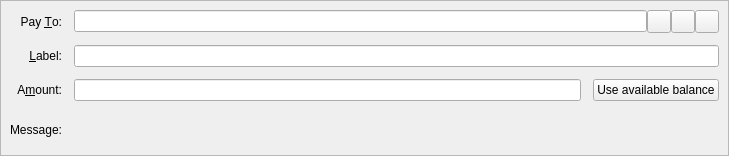
<?xml version="1.0" encoding="UTF-8"?>
<ui version="4.0">
 <class>SendCoinsEntry</class>
 <widget class="QStackedWidget" name="SendCoinsEntry">
  <property name="geometry">
   <rect>
    <x>0</x>
    <y>0</y>
    <width>729</width>
    <height>156</height>
   </rect>
  </property>
  <property name="focusPolicy">
   <enum>Qt::TabFocus</enum>
  </property>
  <property name="autoFillBackground">
   <bool>false</bool>
  </property>
  <widget class="QFrame" name="SendCoins">
   <property name="toolTip">
    <string>This is a normal payment.</string>
   </property>
   <property name="frameShape">
    <enum>QFrame::StyledPanel</enum>
   </property>
   <property name="frameShadow">
    <enum>QFrame::Sunken</enum>
   </property>
   <layout class="QGridLayout" name="gridLayout">
    <property name="spacing">
     <number>12</number>
    </property>
    <item row="2" column="0">
     <widget class="QLabel" name="amountLabel">
      <property name="text">
       <string>A&amp;mount:</string>
      </property>
      <property name="alignment">
       <set>Qt::AlignRight|Qt::AlignTrailing|Qt::AlignVCenter</set>
      </property>
      <property name="buddy">
       <cstring>payAmount</cstring>
      </property>
     </widget>
    </item>
    <item row="3" column="0">
     <widget class="QLabel" name="messageLabel">
      <property name="text">
       <string>Message:</string>
      </property>
      <property name="alignment">
       <set>Qt::AlignRight|Qt::AlignTrailing|Qt::AlignVCenter</set>
      </property>
     </widget>
    </item>
    <item row="3" column="1">
     <widget class="QLabel" name="messageTextLabel">
      <property name="toolTip">
       <string>A message that was attached to the ZENZO: URI which will be stored with the transaction for your reference. Note: This message will not be sent over the ZENZO network.</string>
      </property>
      <property name="textFormat">
       <enum>Qt::PlainText</enum>
      </property>
     </widget>
    </item>
    <item row="2" column="1">
     <widget class="BitcoinAmountField" name="payAmount"/>
    </item>
    <item row="0" column="0">
     <widget class="QLabel" name="payToLabel">
      <property name="text">
       <string>Pay &amp;To:</string>
      </property>
      <property name="alignment">
       <set>Qt::AlignRight|Qt::AlignTrailing|Qt::AlignVCenter</set>
      </property>
      <property name="buddy">
       <cstring>payTo</cstring>
      </property>
     </widget>
    </item>
    <item row="1" column="0">
     <widget class="QLabel" name="labelLabel">
      <property name="text">
       <string>&amp;Label:</string>
      </property>
      <property name="alignment">
       <set>Qt::AlignRight|Qt::AlignTrailing|Qt::AlignVCenter</set>
      </property>
      <property name="buddy">
       <cstring>addAsLabel</cstring>
      </property>
     </widget>
    </item>
    <item row="2" column="2">
     <widget class="QPushButton" name="useAvailableBalanceButton">
      <property name="text">
       <string>Use available balance</string>
      </property>
     </widget>
    </item>
    <item row="1" column="1" colspan="2">
     <widget class="QLineEdit" name="addAsLabel">
      <property name="toolTip">
       <string>Enter a label for this address to add it to the list of used addresses</string>
      </property>
     </widget>
    </item>
    <item row="0" column="1" colspan="2">
     <layout class="QHBoxLayout" name="payToLayout">
      <property name="spacing">
       <number>0</number>
      </property>
      <item>
       <widget class="QValidatedLineEdit" name="payTo">
        <property name="toolTip">
         <string>The ZENZO address to send the payment to</string>
        </property>
       </widget>
      </item>
      <item>
       <widget class="QToolButton" name="addressBookButton">
        <property name="cursor">
         <cursorShape>PointingHandCursor</cursorShape>
        </property>
        <property name="toolTip">
         <string>Choose previously used address</string>
        </property>
        <property name="text">
         <string/>
        </property>
        <property name="icon">
         <iconset resource="../zenzo.qrc">
          <normaloff>:/icons/address-book</normaloff>:/icons/address-book</iconset>
        </property>
        <property name="shortcut">
         <string>Alt+A</string>
        </property>
       </widget>
      </item>
      <item>
       <widget class="QToolButton" name="pasteButton">
        <property name="cursor">
         <cursorShape>PointingHandCursor</cursorShape>
        </property>
        <property name="toolTip">
         <string>Paste address from clipboard</string>
        </property>
        <property name="text">
         <string/>
        </property>
        <property name="icon">
         <iconset resource="../zenzo.qrc">
          <normaloff>:/icons/editpaste</normaloff>:/icons/editpaste</iconset>
        </property>
        <property name="shortcut">
         <string>Alt+P</string>
        </property>
       </widget>
      </item>
      <item>
       <widget class="QToolButton" name="deleteButton">
        <property name="cursor">
         <cursorShape>PointingHandCursor</cursorShape>
        </property>
        <property name="toolTip">
         <string>Remove this entry</string>
        </property>
        <property name="text">
         <string/>
        </property>
        <property name="icon">
         <iconset resource="../zenzo.qrc">
          <normaloff>:/icons/remove</normaloff>:/icons/remove</iconset>
        </property>
       </widget>
      </item>
     </layout>
    </item>
   </layout>
  </widget>
  <widget class="QFrame" name="SendCoins_InsecurePaymentRequest">
   <property name="palette">
    <palette>
     <active>
      <colorrole role="WindowText">
       <brush brushstyle="SolidPattern">
        <color alpha="255">
         <red>0</red>
         <green>0</green>
         <blue>0</blue>
        </color>
       </brush>
      </colorrole>
      <colorrole role="Button">
       <brush brushstyle="SolidPattern">
        <color alpha="255">
         <red>255</red>
         <green>255</green>
         <blue>127</blue>
        </color>
       </brush>
      </colorrole>
      <colorrole role="Light">
       <brush brushstyle="SolidPattern">
        <color alpha="255">
         <red>255</red>
         <green>255</green>
         <blue>255</blue>
        </color>
       </brush>
      </colorrole>
      <colorrole role="Midlight">
       <brush brushstyle="SolidPattern">
        <color alpha="255">
         <red>255</red>
         <green>255</green>
         <blue>191</blue>
        </color>
       </brush>
      </colorrole>
      <colorrole role="Dark">
       <brush brushstyle="SolidPattern">
        <color alpha="255">
         <red>127</red>
         <green>127</green>
         <blue>63</blue>
        </color>
       </brush>
      </colorrole>
      <colorrole role="Mid">
       <brush brushstyle="SolidPattern">
        <color alpha="255">
         <red>170</red>
         <green>170</green>
         <blue>84</blue>
        </color>
       </brush>
      </colorrole>
      <colorrole role="Text">
       <brush brushstyle="NoBrush">
        <color alpha="128">
         <red>0</red>
         <green>0</green>
         <blue>0</blue>
        </color>
       </brush>
      </colorrole>
      <colorrole role="BrightText">
       <brush brushstyle="SolidPattern">
        <color alpha="255">
         <red>255</red>
         <green>255</green>
         <blue>255</blue>
        </color>
       </brush>
      </colorrole>
      <colorrole role="ButtonText">
       <brush brushstyle="SolidPattern">
        <color alpha="255">
         <red>0</red>
         <green>0</green>
         <blue>0</blue>
        </color>
       </brush>
      </colorrole>
      <colorrole role="Base">
       <brush brushstyle="SolidPattern">
        <color alpha="255">
         <red>255</red>
         <green>255</green>
         <blue>255</blue>
        </color>
       </brush>
      </colorrole>
      <colorrole role="Window">
       <brush brushstyle="SolidPattern">
        <color alpha="255">
         <red>255</red>
         <green>255</green>
         <blue>127</blue>
        </color>
       </brush>
      </colorrole>
      <colorrole role="Shadow">
       <brush brushstyle="SolidPattern">
        <color alpha="255">
         <red>0</red>
         <green>0</green>
         <blue>0</blue>
        </color>
       </brush>
      </colorrole>
      <colorrole role="AlternateBase">
       <brush brushstyle="SolidPattern">
        <color alpha="255">
         <red>255</red>
         <green>255</green>
         <blue>191</blue>
        </color>
       </brush>
      </colorrole>
      <colorrole role="ToolTipBase">
       <brush brushstyle="SolidPattern">
        <color alpha="255">
         <red>255</red>
         <green>255</green>
         <blue>220</blue>
        </color>
       </brush>
      </colorrole>
      <colorrole role="ToolTipText">
       <brush brushstyle="SolidPattern">
        <color alpha="255">
         <red>0</red>
         <green>0</green>
         <blue>0</blue>
        </color>
       </brush>
      </colorrole>
     </active>
     <inactive>
      <colorrole role="WindowText">
       <brush brushstyle="SolidPattern">
        <color alpha="255">
         <red>0</red>
         <green>0</green>
         <blue>0</blue>
        </color>
       </brush>
      </colorrole>
      <colorrole role="Button">
       <brush brushstyle="SolidPattern">
        <color alpha="255">
         <red>255</red>
         <green>255</green>
         <blue>127</blue>
        </color>
       </brush>
      </colorrole>
      <colorrole role="Light">
       <brush brushstyle="SolidPattern">
        <color alpha="255">
         <red>255</red>
         <green>255</green>
         <blue>255</blue>
        </color>
       </brush>
      </colorrole>
      <colorrole role="Midlight">
       <brush brushstyle="SolidPattern">
        <color alpha="255">
         <red>255</red>
         <green>255</green>
         <blue>191</blue>
        </color>
       </brush>
      </colorrole>
      <colorrole role="Dark">
       <brush brushstyle="SolidPattern">
        <color alpha="255">
         <red>127</red>
         <green>127</green>
         <blue>63</blue>
        </color>
       </brush>
      </colorrole>
      <colorrole role="Mid">
       <brush brushstyle="SolidPattern">
        <color alpha="255">
         <red>170</red>
         <green>170</green>
         <blue>84</blue>
        </color>
       </brush>
      </colorrole>
      <colorrole role="Text">
       <brush brushstyle="NoBrush">
        <color alpha="128">
         <red>0</red>
         <green>0</green>
         <blue>0</blue>
        </color>
       </brush>
      </colorrole>
      <colorrole role="BrightText">
       <brush brushstyle="SolidPattern">
        <color alpha="255">
         <red>255</red>
         <green>255</green>
         <blue>255</blue>
        </color>
       </brush>
      </colorrole>
      <colorrole role="ButtonText">
       <brush brushstyle="SolidPattern">
        <color alpha="255">
         <red>0</red>
         <green>0</green>
         <blue>0</blue>
        </color>
       </brush>
      </colorrole>
      <colorrole role="Base">
       <brush brushstyle="SolidPattern">
        <color alpha="255">
         <red>255</red>
         <green>255</green>
         <blue>255</blue>
        </color>
       </brush>
      </colorrole>
      <colorrole role="Window">
       <brush brushstyle="SolidPattern">
        <color alpha="255">
         <red>255</red>
         <green>255</green>
         <blue>127</blue>
        </color>
       </brush>
      </colorrole>
      <colorrole role="Shadow">
       <brush brushstyle="SolidPattern">
        <color alpha="255">
         <red>0</red>
         <green>0</green>
         <blue>0</blue>
        </color>
       </brush>
      </colorrole>
      <colorrole role="AlternateBase">
       <brush brushstyle="SolidPattern">
        <color alpha="255">
         <red>255</red>
         <green>255</green>
         <blue>191</blue>
        </color>
       </brush>
      </colorrole>
      <colorrole role="ToolTipBase">
       <brush brushstyle="SolidPattern">
        <color alpha="255">
         <red>255</red>
         <green>255</green>
         <blue>220</blue>
        </color>
       </brush>
      </colorrole>
      <colorrole role="ToolTipText">
       <brush brushstyle="SolidPattern">
        <color alpha="255">
         <red>0</red>
         <green>0</green>
         <blue>0</blue>
        </color>
       </brush>
      </colorrole>
     </inactive>
     <disabled>
      <colorrole role="WindowText">
       <brush brushstyle="SolidPattern">
        <color alpha="255">
         <red>127</red>
         <green>127</green>
         <blue>63</blue>
        </color>
       </brush>
      </colorrole>
      <colorrole role="Button">
       <brush brushstyle="SolidPattern">
        <color alpha="255">
         <red>255</red>
         <green>255</green>
         <blue>127</blue>
        </color>
       </brush>
      </colorrole>
      <colorrole role="Light">
       <brush brushstyle="SolidPattern">
        <color alpha="255">
         <red>255</red>
         <green>255</green>
         <blue>255</blue>
        </color>
       </brush>
      </colorrole>
      <colorrole role="Midlight">
       <brush brushstyle="SolidPattern">
        <color alpha="255">
         <red>255</red>
         <green>255</green>
         <blue>191</blue>
        </color>
       </brush>
      </colorrole>
      <colorrole role="Dark">
       <brush brushstyle="SolidPattern">
        <color alpha="255">
         <red>127</red>
         <green>127</green>
         <blue>63</blue>
        </color>
       </brush>
      </colorrole>
      <colorrole role="Mid">
       <brush brushstyle="SolidPattern">
        <color alpha="255">
         <red>170</red>
         <green>170</green>
         <blue>84</blue>
        </color>
       </brush>
      </colorrole>
      <colorrole role="Text">
       <brush brushstyle="NoBrush">
        <color alpha="128">
         <red>0</red>
         <green>0</green>
         <blue>0</blue>
        </color>
       </brush>
      </colorrole>
      <colorrole role="BrightText">
       <brush brushstyle="SolidPattern">
        <color alpha="255">
         <red>255</red>
         <green>255</green>
         <blue>255</blue>
        </color>
       </brush>
      </colorrole>
      <colorrole role="ButtonText">
       <brush brushstyle="SolidPattern">
        <color alpha="255">
         <red>127</red>
         <green>127</green>
         <blue>63</blue>
        </color>
       </brush>
      </colorrole>
      <colorrole role="Base">
       <brush brushstyle="SolidPattern">
        <color alpha="255">
         <red>255</red>
         <green>255</green>
         <blue>127</blue>
        </color>
       </brush>
      </colorrole>
      <colorrole role="Window">
       <brush brushstyle="SolidPattern">
        <color alpha="255">
         <red>255</red>
         <green>255</green>
         <blue>127</blue>
        </color>
       </brush>
      </colorrole>
      <colorrole role="Shadow">
       <brush brushstyle="SolidPattern">
        <color alpha="255">
         <red>0</red>
         <green>0</green>
         <blue>0</blue>
        </color>
       </brush>
      </colorrole>
      <colorrole role="AlternateBase">
       <brush brushstyle="SolidPattern">
        <color alpha="255">
         <red>255</red>
         <green>255</green>
         <blue>127</blue>
        </color>
       </brush>
      </colorrole>
      <colorrole role="ToolTipBase">
       <brush brushstyle="SolidPattern">
        <color alpha="255">
         <red>255</red>
         <green>255</green>
         <blue>220</blue>
        </color>
       </brush>
      </colorrole>
      <colorrole role="ToolTipText">
       <brush brushstyle="SolidPattern">
        <color alpha="255">
         <red>0</red>
         <green>0</green>
         <blue>0</blue>
        </color>
       </brush>
      </colorrole>
     </disabled>
    </palette>
   </property>
   <property name="toolTip">
    <string>This is an unverified payment request.</string>
   </property>
   <property name="autoFillBackground">
    <bool>true</bool>
   </property>
   <property name="frameShape">
    <enum>QFrame::StyledPanel</enum>
   </property>
   <property name="frameShadow">
    <enum>QFrame::Sunken</enum>
   </property>
   <layout class="QGridLayout" name="gridLayout_is">
    <property name="spacing">
     <number>12</number>
    </property>
    <item row="0" column="0">
     <widget class="QLabel" name="payToLabel_is">
      <property name="text">
       <string>Pay To:</string>
      </property>
      <property name="alignment">
       <set>Qt::AlignRight|Qt::AlignTrailing|Qt::AlignVCenter</set>
      </property>
     </widget>
    </item>
    <item row="0" column="1">
     <layout class="QHBoxLayout" name="payToLayout_is">
      <property name="spacing">
       <number>0</number>
      </property>
      <item>
       <widget class="QLabel" name="payTo_is"/>
      </item>
      <item>
       <widget class="QToolButton" name="deleteButton_is">
        <property name="toolTip">
         <string>Remove this entry</string>
        </property>
        <property name="text">
         <string/>
        </property>
        <property name="icon">
         <iconset resource="../zenzo.qrc">
          <normaloff>:/icons/remove</normaloff>:/icons/remove</iconset>
        </property>
       </widget>
      </item>
     </layout>
    </item>
    <item row="1" column="0">
     <widget class="QLabel" name="memoLabel_is">
      <property name="text">
       <string>Memo:</string>
      </property>
      <property name="alignment">
       <set>Qt::AlignRight|Qt::AlignTrailing|Qt::AlignVCenter</set>
      </property>
     </widget>
    </item>
    <item row="1" column="1">
     <widget class="QLabel" name="memoTextLabel_is">
      <property name="textFormat">
       <enum>Qt::PlainText</enum>
      </property>
     </widget>
    </item>
    <item row="2" column="0">
     <widget class="QLabel" name="amountLabel_is">
      <property name="text">
       <string>A&amp;mount:</string>
      </property>
      <property name="alignment">
       <set>Qt::AlignRight|Qt::AlignTrailing|Qt::AlignVCenter</set>
      </property>
      <property name="buddy">
       <cstring>payAmount_is</cstring>
      </property>
     </widget>
    </item>
    <item row="2" column="1">
     <widget class="BitcoinAmountField" name="payAmount_is">
      <property name="acceptDrops">
       <bool>false</bool>
      </property>
     </widget>
    </item>
   </layout>
  </widget>
  <widget class="QFrame" name="SendCoins_SecurePaymentRequest">
   <property name="palette">
    <palette>
     <active>
      <colorrole role="WindowText">
       <brush brushstyle="SolidPattern">
        <color alpha="255">
         <red>0</red>
         <green>0</green>
         <blue>0</blue>
        </color>
       </brush>
      </colorrole>
      <colorrole role="Button">
       <brush brushstyle="SolidPattern">
        <color alpha="255">
         <red>140</red>
         <green>232</green>
         <blue>119</blue>
        </color>
       </brush>
      </colorrole>
      <colorrole role="Light">
       <brush brushstyle="SolidPattern">
        <color alpha="255">
         <red>230</red>
         <green>255</green>
         <blue>224</blue>
        </color>
       </brush>
      </colorrole>
      <colorrole role="Midlight">
       <brush brushstyle="SolidPattern">
        <color alpha="255">
         <red>185</red>
         <green>243</green>
         <blue>171</blue>
        </color>
       </brush>
      </colorrole>
      <colorrole role="Dark">
       <brush brushstyle="SolidPattern">
        <color alpha="255">
         <red>70</red>
         <green>116</green>
         <blue>59</blue>
        </color>
       </brush>
      </colorrole>
      <colorrole role="Mid">
       <brush brushstyle="SolidPattern">
        <color alpha="255">
         <red>93</red>
         <green>155</green>
         <blue>79</blue>
        </color>
       </brush>
      </colorrole>
      <colorrole role="Text">
       <brush brushstyle="NoBrush">
        <color alpha="128">
         <red>0</red>
         <green>0</green>
         <blue>0</blue>
        </color>
       </brush>
      </colorrole>
      <colorrole role="BrightText">
       <brush brushstyle="SolidPattern">
        <color alpha="255">
         <red>155</red>
         <green>255</green>
         <blue>147</blue>
        </color>
       </brush>
      </colorrole>
      <colorrole role="ButtonText">
       <brush brushstyle="SolidPattern">
        <color alpha="255">
         <red>0</red>
         <green>0</green>
         <blue>0</blue>
        </color>
       </brush>
      </colorrole>
      <colorrole role="Base">
       <brush brushstyle="SolidPattern">
        <color alpha="255">
         <red>119</red>
         <green>255</green>
         <blue>233</blue>
        </color>
       </brush>
      </colorrole>
      <colorrole role="Window">
       <brush brushstyle="SolidPattern">
        <color alpha="255">
         <red>140</red>
         <green>232</green>
         <blue>119</blue>
        </color>
       </brush>
      </colorrole>
      <colorrole role="Shadow">
       <brush brushstyle="SolidPattern">
        <color alpha="255">
         <red>0</red>
         <green>0</green>
         <blue>0</blue>
        </color>
       </brush>
      </colorrole>
      <colorrole role="AlternateBase">
       <brush brushstyle="SolidPattern">
        <color alpha="255">
         <red>197</red>
         <green>243</green>
         <blue>187</blue>
        </color>
       </brush>
      </colorrole>
      <colorrole role="NoRole">
       <brush brushstyle="SolidPattern">
        <color alpha="255">
         <red>125</red>
         <green>194</green>
         <blue>122</blue>
        </color>
       </brush>
      </colorrole>
      <colorrole role="ToolTipBase">
       <brush brushstyle="SolidPattern">
        <color alpha="255">
         <red>255</red>
         <green>255</green>
         <blue>220</blue>
        </color>
       </brush>
      </colorrole>
      <colorrole role="ToolTipText">
       <brush brushstyle="SolidPattern">
        <color alpha="255">
         <red>0</red>
         <green>0</green>
         <blue>0</blue>
        </color>
       </brush>
      </colorrole>
     </active>
     <inactive>
      <colorrole role="WindowText">
       <brush brushstyle="SolidPattern">
        <color alpha="255">
         <red>0</red>
         <green>0</green>
         <blue>0</blue>
        </color>
       </brush>
      </colorrole>
      <colorrole role="Button">
       <brush brushstyle="SolidPattern">
        <color alpha="255">
         <red>140</red>
         <green>232</green>
         <blue>119</blue>
        </color>
       </brush>
      </colorrole>
      <colorrole role="Light">
       <brush brushstyle="SolidPattern">
        <color alpha="255">
         <red>230</red>
         <green>255</green>
         <blue>224</blue>
        </color>
       </brush>
      </colorrole>
      <colorrole role="Midlight">
       <brush brushstyle="SolidPattern">
        <color alpha="255">
         <red>185</red>
         <green>243</green>
         <blue>171</blue>
        </color>
       </brush>
      </colorrole>
      <colorrole role="Dark">
       <brush brushstyle="SolidPattern">
        <color alpha="255">
         <red>70</red>
         <green>116</green>
         <blue>59</blue>
        </color>
       </brush>
      </colorrole>
      <colorrole role="Mid">
       <brush brushstyle="SolidPattern">
        <color alpha="255">
         <red>93</red>
         <green>155</green>
         <blue>79</blue>
        </color>
       </brush>
      </colorrole>
      <colorrole role="Text">
       <brush brushstyle="NoBrush">
        <color alpha="128">
         <red>0</red>
         <green>0</green>
         <blue>0</blue>
        </color>
       </brush>
      </colorrole>
      <colorrole role="BrightText">
       <brush brushstyle="SolidPattern">
        <color alpha="255">
         <red>155</red>
         <green>255</green>
         <blue>147</blue>
        </color>
       </brush>
      </colorrole>
      <colorrole role="ButtonText">
       <brush brushstyle="SolidPattern">
        <color alpha="255">
         <red>0</red>
         <green>0</green>
         <blue>0</blue>
        </color>
       </brush>
      </colorrole>
      <colorrole role="Base">
       <brush brushstyle="SolidPattern">
        <color alpha="255">
         <red>119</red>
         <green>255</green>
         <blue>233</blue>
        </color>
       </brush>
      </colorrole>
      <colorrole role="Window">
       <brush brushstyle="SolidPattern">
        <color alpha="255">
         <red>140</red>
         <green>232</green>
         <blue>119</blue>
        </color>
       </brush>
      </colorrole>
      <colorrole role="Shadow">
       <brush brushstyle="SolidPattern">
        <color alpha="255">
         <red>0</red>
         <green>0</green>
         <blue>0</blue>
        </color>
       </brush>
      </colorrole>
      <colorrole role="AlternateBase">
       <brush brushstyle="SolidPattern">
        <color alpha="255">
         <red>197</red>
         <green>243</green>
         <blue>187</blue>
        </color>
       </brush>
      </colorrole>
      <colorrole role="NoRole">
       <brush brushstyle="SolidPattern">
        <color alpha="255">
         <red>125</red>
         <green>194</green>
         <blue>122</blue>
        </color>
       </brush>
      </colorrole>
      <colorrole role="ToolTipBase">
       <brush brushstyle="SolidPattern">
        <color alpha="255">
         <red>255</red>
         <green>255</green>
         <blue>220</blue>
        </color>
       </brush>
      </colorrole>
      <colorrole role="ToolTipText">
       <brush brushstyle="SolidPattern">
        <color alpha="255">
         <red>0</red>
         <green>0</green>
         <blue>0</blue>
        </color>
       </brush>
      </colorrole>
     </inactive>
     <disabled>
      <colorrole role="WindowText">
       <brush brushstyle="SolidPattern">
        <color alpha="255">
         <red>70</red>
         <green>116</green>
         <blue>59</blue>
        </color>
       </brush>
      </colorrole>
      <colorrole role="Button">
       <brush brushstyle="SolidPattern">
        <color alpha="255">
         <red>140</red>
         <green>232</green>
         <blue>119</blue>
        </color>
       </brush>
      </colorrole>
      <colorrole role="Light">
       <brush brushstyle="SolidPattern">
        <color alpha="255">
         <red>230</red>
         <green>255</green>
         <blue>224</blue>
        </color>
       </brush>
      </colorrole>
      <colorrole role="Midlight">
       <brush brushstyle="SolidPattern">
        <color alpha="255">
         <red>185</red>
         <green>243</green>
         <blue>171</blue>
        </color>
       </brush>
      </colorrole>
      <colorrole role="Dark">
       <brush brushstyle="SolidPattern">
        <color alpha="255">
         <red>70</red>
         <green>116</green>
         <blue>59</blue>
        </color>
       </brush>
      </colorrole>
      <colorrole role="Mid">
       <brush brushstyle="SolidPattern">
        <color alpha="255">
         <red>93</red>
         <green>155</green>
         <blue>79</blue>
        </color>
       </brush>
      </colorrole>
      <colorrole role="Text">
       <brush brushstyle="NoBrush">
        <color alpha="128">
         <red>0</red>
         <green>0</green>
         <blue>0</blue>
        </color>
       </brush>
      </colorrole>
      <colorrole role="BrightText">
       <brush brushstyle="SolidPattern">
        <color alpha="255">
         <red>155</red>
         <green>255</green>
         <blue>147</blue>
        </color>
       </brush>
      </colorrole>
      <colorrole role="ButtonText">
       <brush brushstyle="SolidPattern">
        <color alpha="255">
         <red>70</red>
         <green>116</green>
         <blue>59</blue>
        </color>
       </brush>
      </colorrole>
      <colorrole role="Base">
       <brush brushstyle="SolidPattern">
        <color alpha="255">
         <red>140</red>
         <green>232</green>
         <blue>119</blue>
        </color>
       </brush>
      </colorrole>
      <colorrole role="Window">
       <brush brushstyle="SolidPattern">
        <color alpha="255">
         <red>140</red>
         <green>232</green>
         <blue>119</blue>
        </color>
       </brush>
      </colorrole>
      <colorrole role="Shadow">
       <brush brushstyle="SolidPattern">
        <color alpha="255">
         <red>0</red>
         <green>0</green>
         <blue>0</blue>
        </color>
       </brush>
      </colorrole>
      <colorrole role="AlternateBase">
       <brush brushstyle="SolidPattern">
        <color alpha="255">
         <red>140</red>
         <green>232</green>
         <blue>119</blue>
        </color>
       </brush>
      </colorrole>
      <colorrole role="NoRole">
       <brush brushstyle="SolidPattern">
        <color alpha="255">
         <red>125</red>
         <green>194</green>
         <blue>122</blue>
        </color>
       </brush>
      </colorrole>
      <colorrole role="ToolTipBase">
       <brush brushstyle="SolidPattern">
        <color alpha="255">
         <red>255</red>
         <green>255</green>
         <blue>220</blue>
        </color>
       </brush>
      </colorrole>
      <colorrole role="ToolTipText">
       <brush brushstyle="SolidPattern">
        <color alpha="255">
         <red>0</red>
         <green>0</green>
         <blue>0</blue>
        </color>
       </brush>
      </colorrole>
     </disabled>
    </palette>
   </property>
   <property name="toolTip">
    <string>This is a verified payment request.</string>
   </property>
   <property name="autoFillBackground">
    <bool>true</bool>
   </property>
   <property name="frameShape">
    <enum>QFrame::StyledPanel</enum>
   </property>
   <property name="frameShadow">
    <enum>QFrame::Sunken</enum>
   </property>
   <layout class="QGridLayout" name="gridLayout_s">
    <property name="spacing">
     <number>12</number>
    </property>
    <item row="0" column="0">
     <widget class="QLabel" name="payToLabel_s">
      <property name="text">
       <string>Pay To:</string>
      </property>
      <property name="alignment">
       <set>Qt::AlignRight|Qt::AlignTrailing|Qt::AlignVCenter</set>
      </property>
     </widget>
    </item>
    <item row="0" column="1">
     <layout class="QHBoxLayout" name="payToLayout_s">
      <property name="spacing">
       <number>0</number>
      </property>
      <item>
       <widget class="QLabel" name="payTo_s">
        <property name="textFormat">
         <enum>Qt::PlainText</enum>
        </property>
       </widget>
      </item>
      <item>
       <widget class="QToolButton" name="deleteButton_s">
        <property name="toolTip">
         <string>Remove this entry</string>
        </property>
        <property name="text">
         <string/>
        </property>
        <property name="icon">
         <iconset resource="../zenzo.qrc">
          <normaloff>:/icons/remove</normaloff>:/icons/remove</iconset>
        </property>
       </widget>
      </item>
     </layout>
    </item>
    <item row="1" column="0">
     <widget class="QLabel" name="memoLabel_s">
      <property name="text">
       <string>Memo:</string>
      </property>
      <property name="alignment">
       <set>Qt::AlignRight|Qt::AlignTrailing|Qt::AlignVCenter</set>
      </property>
     </widget>
    </item>
    <item row="1" column="1">
     <widget class="QLabel" name="memoTextLabel_s">
      <property name="textFormat">
       <enum>Qt::PlainText</enum>
      </property>
     </widget>
    </item>
    <item row="2" column="0">
     <widget class="QLabel" name="amountLabel_s">
      <property name="text">
       <string>A&amp;mount:</string>
      </property>
      <property name="alignment">
       <set>Qt::AlignRight|Qt::AlignTrailing|Qt::AlignVCenter</set>
      </property>
      <property name="buddy">
       <cstring>payAmount_s</cstring>
      </property>
     </widget>
    </item>
    <item row="2" column="1">
     <widget class="BitcoinAmountField" name="payAmount_s">
      <property name="acceptDrops">
       <bool>false</bool>
      </property>
     </widget>
    </item>
   </layout>
  </widget>
 </widget>
 <customwidgets>
  <customwidget>
   <class>QValidatedLineEdit</class>
   <extends>QLineEdit</extends>
   <header>qvalidatedlineedit.h</header>
  </customwidget>
  <customwidget>
   <class>BitcoinAmountField</class>
   <extends>QLineEdit</extends>
   <header>bitcoinamountfield.h</header>
   <container>1</container>
  </customwidget>
 </customwidgets>
 <tabstops>
  <tabstop>payTo</tabstop>
  <tabstop>addressBookButton</tabstop>
  <tabstop>pasteButton</tabstop>
  <tabstop>deleteButton</tabstop>
  <tabstop>addAsLabel</tabstop>
  <tabstop>payAmount</tabstop>
  <tabstop>payAmount_is</tabstop>
  <tabstop>deleteButton_is</tabstop>
  <tabstop>payAmount_s</tabstop>
  <tabstop>deleteButton_s</tabstop>
 </tabstops>
 <resources>
  <include location="../zenzo.qrc"/>
 </resources>
 <connections/>
</ui>
